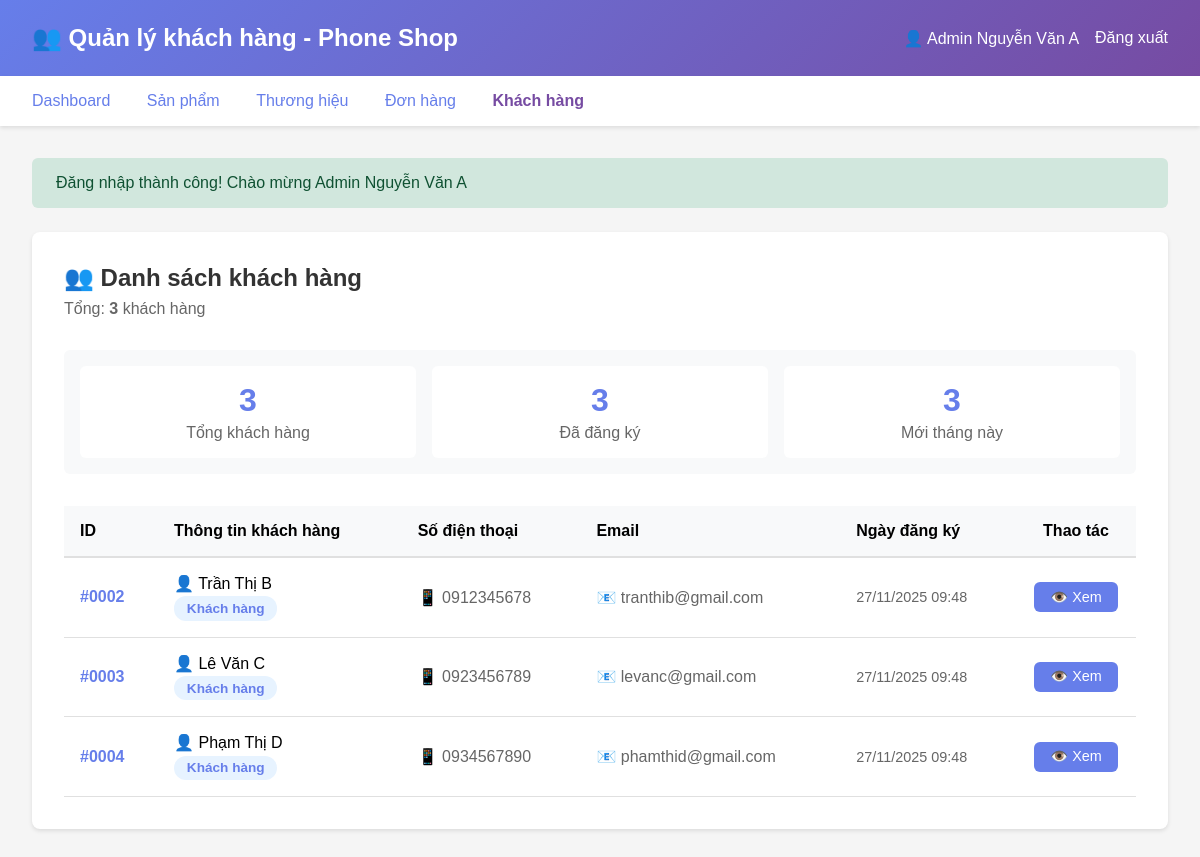
Page /public/admin/customers (signed in) on the committed database.
### tables this page shows
CREATE TABLE users (
    id INT AUTO_INCREMENT PRIMARY KEY,
    name VARCHAR(100) NOT NULL,
    email VARCHAR(100) NOT NULL UNIQUE,
    phone VARCHAR(20) NOT NULL,
    password VARCHAR(255) NOT NULL,
    role ENUM('customer', 'admin') DEFAULT 'customer',
    created_at TIMESTAMP DEFAULT CURRENT_TIMESTAMP,
    updated_at TIMESTAMP DEFAULT CURRENT_TIMESTAMP ON UPDATE CURRENT_TIMESTAMP,
    INDEX idx_email (email),
    INDEX idx_role (role)
);

### app/Http/Controllers/Admin/CustomerController.php (called while the page is built, shortened)
<?php
class CustomerController
{
    public function index()
    {
        $userModel = new User();
        $page = max(1, (int) get('page', 1));
        $perPage = config('app.pagination.per_page_admin', 20);
        $total = $userModel->countCustomers();
        $pagination = paginate($total, $perPage, $page);
        $customers = $userModel->getCustomersPaginated($perPage, $pagination['offset']);
        require_once __DIR__ . '/../../../../resources/view/admin/customers/index.php';
    }
}

### app/Http/Kernel.php (called while the page is built, shortened)
<?php
class Kernel
{
    protected $routes = [];
    protected $method;
    protected $uri;
    public function __construct()
    {
        $this->routes = require __DIR__ . '/../../routes/web.php';
        $this->method = $_SERVER['REQUEST_METHOD'];
        $this->uri = $this->getUri();
    }
    protected function getUri()
    {
        $uri = $_SERVER['REQUEST_URI'];
        $scriptName = $_SERVER['SCRIPT_NAME'] ?? '/index.php';
        $baseDir = str_replace('\\', '/', dirname($scriptName));
        if ($baseDir !== '/' && $baseDir !== '') {
            if (strpos($uri, $baseDir) === 0) {
                $uri = substr($uri, strlen($baseDir));
            }
        }
        $uri = '/' . trim($uri, '/');
        return $uri;
    }
    public function dispatch()
    {
        $matchedRoute = $this->matchRoute($this->routes[$this->method]);
        list($controllerName, $action) = explode('@', $matchedRoute['handler']);
        $controller = new $controllerClass();
        call_user_func_array([$controller, $action], $matchedRoute['params']);
    }
    protected function matchRoute($routes)
    {
        foreach ($routes as $pattern => $handler) {
            $regex = $this->convertToRegex($pattern);
            if (preg_match($regex, $this->uri, $matches)) {
                array_shift($matches);
                return [
                    'handler' => $handler,
                    'params' => $matches
                ];
            }
        }
        return false;
    }
    protected function convertToRegex($pattern)
    {
        $pattern = preg_replace('/\{([a-zA-Z0-9_]+)\}/', '([^/]+)', $pattern);
        $pattern = str_replace('/', '\/', $pattern);
        return '/^' . $pattern . '$/';
    }
    public function run()
    {
        $this->dispatch();
    }
}

### public/index.php (called while the page is built, shortened)
<?php
require_once __DIR__ . '/../autoload.php';
require_once __DIR__ . '/../app/Http/Kernel.php';
$kernel = new Http\Kernel();
$kernel->run();

### app/Helper/auth.php (called while the page is built, shortened)
<?php
function getUserName()
{
    return $_SESSION['user_name'] ?? null;
}

### app/Helper/utils.php (called while the page is built, shortened)
<?php
function escape($value)
{
    return htmlspecialchars($value, ENT_QUOTES, 'UTF-8');
}
function get($key, $default = null)
{
    return $_GET[$key] ?? $default;
}
function formatDateTime($datetime, $format = 'd/m/Y H:i')
{
    return date($format, strtotime($datetime));
}
function getFlashMessage()
{
    if (isset($_SESSION['flash_message'])) {
        $flash = $_SESSION['flash_message'];
        return $flash;
    }
    return null;
}
function paginate($total, $perPage, $currentPage = 1)
{
    $totalPages = ceil($total / $perPage);
    $currentPage = max(1, min($currentPage, $totalPages));
    return [
        'total' => $total,
        'per_page' => $perPage,
        'total_pages' => $totalPages,
        'current_page' => $currentPage,
        'has_prev' => $currentPage > 1,
        'has_next' => $currentPage < $totalPages,
        'prev_page' => $currentPage > 1 ? $currentPage - 1 : null,
        'next_page' => $currentPage < $totalPages ? $currentPage + 1 : null,
        'offset' => ($currentPage - 1) * $perPage
    ];
}

### autoload.php (called while the page is built, shortened)
<?php
if (file_exists(__DIR__ . '/config/app.php')) {
    $appConfig = require __DIR__ . '/config/app.php';
}
spl_autoload_register(function ($class) {
    $namespaceMap = [
        'Controllers\\' => __DIR__ . '/app/Http/Controllers/',
        'Models\\' => __DIR__ . '/app/Models/',
        'Middleware\\' => __DIR__ . '/app/Http/Middleware/',
        'Http\\' => __DIR__ . '/app/Http/',
    ];
    foreach ($namespaceMap as $prefix => $baseDir) {
        if (strpos($class, $prefix) === 0) {
            $relativeClass = substr($class, strlen($prefix));
            $file = $baseDir . str_replace('\\', '/', $relativeClass) . '.php';
            if (file_exists($file)) {
                return true;
            }
        }
    }
    return false;
});
function config($key, $default = null)
{
    static $config = [];
    $parts = explode('.', $key);
    $file = $parts[0];
    if (!isset($config[$file])) {
        $configFile = __DIR__ . '/config/' . $file . '.php';
        if (file_exists($configFile)) {
            $config[$file] = require $configFile;
        } else {
            return $default;
        }
    }
    $value = $config[$file];
    for ($i = 1; $i < count($parts); $i++) {
        $value = $value[$parts[$i]];
    }
    return $value;
}

### config/app.php (called while the page is built)
<?php
$protocol = (!empty($_SERVER['HTTPS']) && $_SERVER['HTTPS'] !== 'off') ? 'https' : 'http';
$host = $_SERVER['HTTP_HOST'] ?? 'localhost';
$scriptName = $_SERVER['SCRIPT_NAME'] ?? '';
$baseDir = str_replace('\\', '/', dirname($scriptName));
$autoBaseUrl = $protocol . '://' . $host . $baseDir;
$autoAssetsUrl = $protocol . '://' . $host . str_replace('/public', '/resources', $baseDir);
return [
    'name' => 'Phone Shop',
    'version' => '1.0.0',
    'base_url' => $autoBaseUrl,
    'assets_url' => $autoAssetsUrl,
    'root_path' => dirname(__DIR__),
    'app_path' => dirname(__DIR__) . '/app',
    'public_path' => dirname(__DIR__) . '/public',
    'resources_path' => dirname(__DIR__) . '/resources',
    'upload_path' => dirname(__DIR__) . '/public/uploads',
    'session' => [
        'name' => 'phone_shop_session',
        'lifetime' => 7200,
        'secure' => false,
        'httponly' => true,
        'samesite' => 'Lax'
    ],
    'security' => [
        'password_min_length' => 6,
        'password_hash_algo' => PASSWORD_BCRYPT,
        'password_hash_cost' => 10
    ],
    'upload' => [
        'max_size' => 5242880,
        'allowed_extensions' => ['jpg', 'jpeg', 'png', 'gif', 'webp'],
        'image_path' => 'uploads/images'
    ],
    'pagination' => [
        'per_page' => 12,
        'per_page_admin' => 20
    ],
    'timezone' => 'Asia/Ho_Chi_Minh',
    'debug' => true,
    'mail' => [
        'from_email' => 'noreply@phoneshop.com',
        'from_name' => 'Phone Shop'
    ]
];

### config/database.php (called while the page is built)
<?php
return [
    'host' => 'localhost',
    'port' => 3307,
    'database' => 'phone_shop',
    'username' => 'root',
    'password' => '',
    'charset' => 'utf8mb4',
    'collation' => 'utf8mb4_unicode_ci',
    'options' => [
        PDO::ATTR_ERRMODE => PDO::ERRMODE_EXCEPTION,
        PDO::ATTR_DEFAULT_FETCH_MODE => PDO::FETCH_ASSOC,
        PDO::ATTR_EMULATE_PREPARES => false,
    ]
];

### app/Models/BaseModel.php (called while the page is built, shortened)
<?php
class BaseModel
{
    protected static $connection = null;
    protected $table = '';
    public static function getConnection()
    {
        if (self::$connection === null) {
            try {
                $dbConfig = config('database');
                $dsn = sprintf(
                    "mysql:host=%s;port=%s;dbname=%s;charset=%s",
                    $dbConfig['host'],
                    $dbConfig['port'] ?? 3306,
                    $dbConfig['database'],
                    $dbConfig['charset']
                );
                self::$connection = new PDO(
                    $dsn,
                    $dbConfig['username'],
                    $dbConfig['password'],
                    $dbConfig['options']
                );
            } catch (PDOException $e) {
                die("Database connection failed: " . $e->getMessage());
            }
        }
        return self::$connection;
    }
    public function count($conditions = [])
    {
        $sql = "SELECT COUNT(*) as total FROM {$this->table}";
        $params = [];
        if (!empty($conditions)) {
            $where = [];
            foreach ($conditions as $column => $value) {
                $where[] = "{$column} = ?";
                $params[] = $value;
            }
            $sql .= " WHERE " . implode(' AND ', $where);
        }
        $stmt = $this->getConnection()->prepare($sql);
        $stmt->execute($params);
        $result = $stmt->fetch();
        return $result['total'] ?? 0;
    }
    public function query($sql, $params = [])
    {
        $stmt = $this->getConnection()->prepare($sql);
        $stmt->execute($params);
        return $stmt->fetchAll();
    }
}

### app/Models/User.php (called while the page is built, shortened)
<?php
class User extends BaseModel
{
    protected $table = 'users';
    public function countCustomers()
    {
        return $this->count(['role' => 'customer']);
    }
    public function getCustomersPaginated($limit = 20, $offset = 0)
    {
        $sql = "SELECT * FROM {$this->table}
                WHERE role = 'customer'
                ORDER BY created_at DESC
                LIMIT ? OFFSET ?";
        return $this->query($sql, [$limit, $offset]);
    }
}

### resources/view/admin/customers/index.php (the view, shortened to what this page needs)
<!DOCTYPE html>
<html lang="vi">
<head>
</head>
<body>
    <div class="header">
        <h1>👥 Quản lý khách hàng - Phone Shop</h1>
        <div style="display: flex; align-items: center; gap: 1rem;">
            <span>👤 <?= escape(getUserName() ?? 'Admin') ?></span>
            <a href="<?= config('app.base_url') ?>/admin/logout" style="color: white; text-decoration: none;">Đăng
                xuất</a>
        </div>
    </div>
    <div class="nav-menu">
        <a href="<?= config('app.base_url') ?>/admin/dashboard">Dashboard</a>
        <a href="<?= config('app.base_url') ?>/admin/products">Sản phẩm</a>
        <a href="<?= config('app.base_url') ?>/admin/brands">Thương hiệu</a>
        <a href="<?= config('app.base_url') ?>/admin/orders">Đơn hàng</a>
        <a href="<?= config('app.base_url') ?>/admin/customers" style="color: #764ba2; font-weight: 600;">Khách hàng</a>
    </div>
    <div class="container">
        <?php
        $flash = getFlashMessage();
        if ($flash):
            ?>
            <div class="alert alert-<?= $flash['type'] ?>">
                <?= $flash['message'] ?>
            </div>
        <?php endif; ?>
        <div class="section">
            <div class="section-header">
                <div>
                    <h2>👥 Danh sách khách hàng</h2>
                    <p style="color: #666; margin-top: 0.5rem;">
                        Tổng: <strong><?= $pagination['total'] ?></strong> khách hàng
                    </p>
                </div>
            </div>
            <div class="stats-summary">
                <div class="stat-box">
                    <div class="number"><?= $pagination['total'] ?></div>
                    <div class="label">Tổng khách hàng</div>
                </div>
                <div class="stat-box">
                    <div class="number">
                        <?php
                        $activeCount = 0;
                        foreach ($customers as $c) {
                            $activeCount++;
                        }
                        echo $activeCount;
                        ?>
                    </div>
                    <div class="label">Đã đăng ký</div>
                </div>
                <div class="stat-box">
                    <div class="number">
                        <?php
                        $thisMonth = date('Y-m');
                        $newThisMonth = 0;
                        foreach ($customers as $c) {
                            if (strpos($c['created_at'], $thisMonth) === 0) {
                                $newThisMonth++;
                            }
                        }
                        echo $newThisMonth;
                        ?>
                    </div>
                    <div class="label">Mới tháng này</div>
                </div>
            </div>
            <?php if (!empty($customers)): ?>
                <table>
                    <thead>
                        <tr>
                            <th>ID</th>
                            <th>Thông tin khách hàng</th>
                            <th>Số điện thoại</th>
                            <th>Email</th>
                            <th>Ngày đăng ký</th>
                            <th style="width: 120px; text-align: center;">Thao tác</th>
                        </tr>
                    </thead>
                    <tbody>
                        <?php foreach ($customers as $customer): ?>
                            <tr>
                                <td style="font-weight: 600; color: #667eea;">
                                    #<?= str_pad($customer['id'], 4, '0', STR_PAD_LEFT) ?>
                                </td>
                                <td>
                                    <div style="font-weight: 500; font-size: 1rem;">
                                        👤 <?= escape($customer['name']) ?>
                                    </div>
                                    <div style="font-size: 0.85rem; color: #666; margin-top: 0.2rem;">
                                        <span class="badge">Khách hàng</span>
                                    </div>
                                </td>
                                <td style="color: #666;">
                                    📱 <?= escape($customer['phone']) ?>
                                </td>
                                <td style="color: #666;">
                                    📧 <?= escape($customer['email']) ?>
                                </td>
                                <td style="color: #666; font-size: 0.9rem;">
                                    <?= formatDateTime($customer['created_at']) ?>
                                </td>
                                <td style="text-align: center;">
                                    <a href="<?= config('app.base_url') ?>/admin/customers/<?= $customer['id'] ?>"
                                        class="btn btn-primary btn-sm">
                                        👁️ Xem
                                    </a>
                                </td>
                            </tr>
                        <?php endforeach; ?>
                    </tbody>
                </table>
            <?php endif; ?>
        </div>
    </div>
</body>
</html>

### rows in the picture
users: id "0002", name "Trần Thị B", phone "0912345678", email "tranthib@gmail.com", created_at "27/11/2025 09:48"
users: id "0003", name "Lê Văn C", phone "0923456789", email "levanc@gmail.com", created_at "27/11/2025 09:48"
users: id "0004", name "Phạm Thị D", phone "0934567890", email "phamthid@gmail.com", created_at "27/11/2025 09:48"

### other values in the picture
getUserName() "Admin Nguyễn Văn A"
$flash['message'] "Đăng nhập thành công! Chào mừng Admin Nguyễn Văn A"
$pagination['total'] "3"
$activeCount "3"
$newThisMonth "3"
